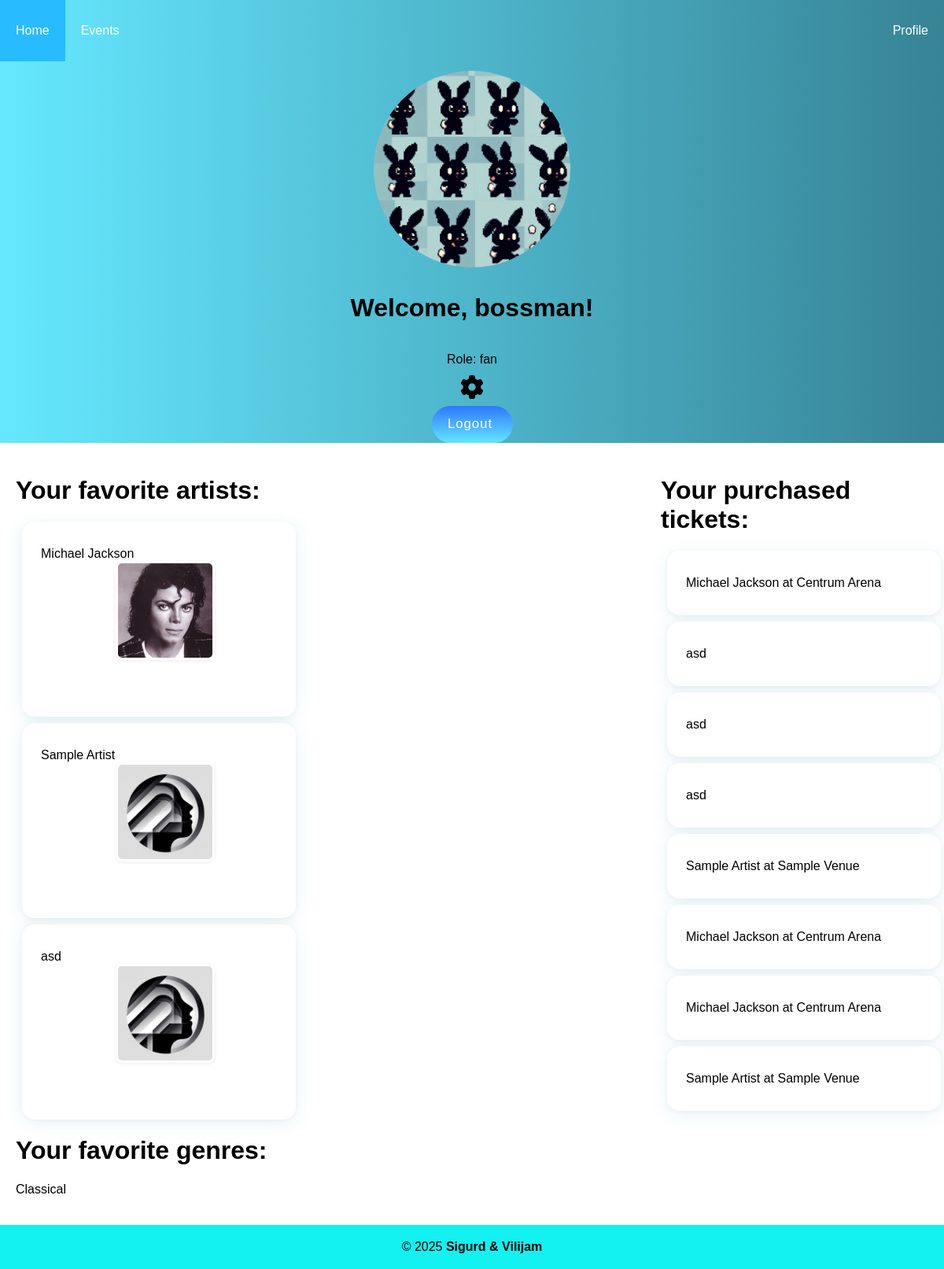
Page /profile/ (signed in) on the committed database.
### app/models.py (models this page shows, shortened)
class User(AbstractUser):
    choices = [
        ("fan", "Fan"),
        ("artist", "Artist"),
        ("venue", "Venue"),
        ("doorman", "Doorman"),
    ]
    role = models.CharField(max_length=100, choices=choices, default="fan")
    profilename = models.CharField(
        max_length=100
    )  # Name on profile different from username and full name
    bio = models.TextField(max_length=1000, null=True, blank=True)
    profilepic = models.ImageField(
        upload_to="profilepics/",
        default="profilepics/default.png",
        null=True,
        blank=True,
    )

class Genre(models.Model):
    genrename = models.CharField(max_length=100)
    code = models.CharField(max_length=10, unique=True)

class Tickets(models.Model):
    event = models.ForeignKey(Events, on_delete=models.CASCADE, related_name="tickets")
    fan = models.ForeignKey(Fan, on_delete=models.CASCADE, related_name="tickets")
    ticketnumber = models.IntegerField()
    is_used = models.BooleanField(default=False)

class Events(models.Model):
    eventname = models.CharField(max_length=100)
    eventdate = models.DateField()
    eventtime = models.TimeField()
    location = models.ForeignKey(
        Location, on_delete=models.CASCADE, related_name="events"
    )
    eventdescription = models.TextField()
    eventimage = models.ImageField(
        upload_to="eventpics/", default="eventpics/default.png", null=True, blank=True
    )
    EventArtists = models.ManyToManyField(
        Artist, through="EventArtists", related_name="event_artists"
    )
    eventvenue = models.ForeignKey(
        Venue, on_delete=models.CASCADE, related_name="event_venue"
    )
    ticketsold = models.IntegerField(default=0)
    ticketprice = models.DecimalField(max_digits=5, decimal_places=2)
    genres = models.ManyToManyField(Genre, related_name="events")
    authorized_doormen = models.ManyToManyField(
        Doorman, related_name="events", blank=True
    )

### app/views.py (the view)
# urls.py: path("profile/", views.profile, name="profile"),
@profile_required
@login_required
def profile(request):
    return render(request, "profile.html")

### app/utils.py (called while the page is built)
def profile_required(view_func):
    @wraps(view_func)
    def checkprofile(request, *args, **kwargs):
        user = request.user
        if not (
            hasattr(user, "fan_user")
            or hasattr(user, "artist_user")
            or hasattr(user, "venue_user")
            or hasattr(user, "doorman_user")
        ):
            return redirect("createprofile")
        return view_func(request, *args, **kwargs)
    return checkprofile

### templates/profile.html (shortened to what this page needs)
{%extends "base.html"%}
{%block content%}
<div class="profilepic"><img src="{%if user.profilepic%} {{user.profilepic.url}} {%endif%}" alt="profilepicture"
        width="20%">
    <h1>Welcome, {{user.profilename}}!</h1>
    <p>Role: {{user.role}}</p>
    <a href="{%url 'editprofile' %}"></a>
    <form method="post" action="{% url 'logout' %}">
        <button type="submit">Logout</button>
    </form>
</div>
<div class="container profile-flex">
    <div class="profile-main">
        {% if user.role == "fan" %}
        <div class="favartists">
            <h1>Your favorite artists:</h1>
            {% for artist in user.fan_user.favartists.all %} {% if artist.artist_user %}
            <div class="card"><a href="{% url 'artistprofile' artist.artist_user.id %}">{{ artist.profilename }}</a><img
                    src="{{ artist.profilepic.url }}" width="20px">
            </div>
            {% endif %}{% endfor %}
        </div>
        <div class="favgenres">
            <h1>Your favorite genres:</h1>
            {% for genre in user.fan_user.genres.all %}
            <p>{{ genre.genrename }}</p>
            {% endfor %}
        </div>
    </div>
    <div class="tickets">
        <h1>Your purchased tickets:</h1>
        {% for ticket in user.fan_user.tickets.all %}
        <div class="card">
            <a href="{% url 'ticket' ticket.id %}">{{ ticket.event.eventname }}</a>
        </div>
        {% endfor %}
    </div>
    {% endif %}
</div>
{%endblock%}

### static/css/base.css (style rules this page uses)
.tickets { flex: 1; min-width: 260px; max-width: 340px; }
body { font-family: Verdana, Geneva, Tahoma, sans-serif; background: linear-gradient(rgb(255, 255, 255), rgb(255, 255, 255)); margin: 0; }
.container { max-width: 1200px; margin: 0 auto; padding: 20px; }
button { display: flex; align-items: center; font-family: inherit; cursor: pointer; font-weight: 500; font-size: 17px; padding: 0.8em 1.5em 0.8em 1.2em; color: white; background: linear-gradient(0deg, rgba(100, 230, 255, 1) 0%, rgb(47, 120, 255) 100%); border: none; letter-spacing: 0.05em; border-radius: 20em; }
.card { background: #fff; border: none; box-shadow: 0 4px 24px rgba(33, 134, 166, 0.10), 0 1.5px 6px rgba(0, 0, 0, 0.04); padding: 2rem 1.5rem; font-size: 1em; border-radius: 16px; transition: transform 0.15s, box-shadow 0.15s; margin: 0.5rem; width: 300px; display: flex; flex-direction: column; align-items: center; }
.card a { display: block; height: 100%; width: 100%; color: inherit; text-decoration: none; }
.card img { float: right; width: 120px; height: 120px; margin-left: 16px; margin-bottom: 8px; border-radius: 8px; box-shadow: 0 1px 4px rgba(0, 0, 0, 0.08); object-fit: cover; vertical-align: top; }

### templates/profile.html (style rules this page uses)
.profilepic { display: flex; justify-content: center; background: linear-gradient(to right, rgb(101, 232, 255), rgb(55, 131, 150)); flex-direction: column; align-items: center; }
img { border-radius: 50%; padding: 1%; border: 1%; width: 250px; height: 250px; }
.settings { bottom: 5px; position: relative; }
.profile-flex { display: flex; gap: 40px; align-items: flex-start; }
.profile-main { flex: 2; }

### rows in the picture
User: profilepic (picture), profilename "bossman", role "fan"
User: profilename "Michael Jackson", profilepic (picture)
User: profilename "Sample Artist", profilepic (placeholder picture)
User: profilename "asd", profilepic (placeholder picture)
Genre: genrename "Classical"
Tickets: event.eventname "Michael Jackson at Centrum Arena"
Tickets: event.eventname "asd"
Tickets: event.eventname "asd"
Tickets: event.eventname "asd"
Tickets: event.eventname "Sample Artist at Sample Venue"
Tickets: event.eventname "Michael Jackson at Centrum Arena"
Tickets: event.eventname "Michael Jackson at Centrum Arena"
Tickets: event.eventname "Sample Artist at Sample Venue"
